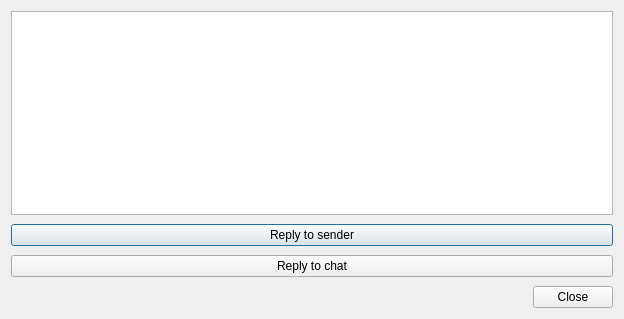
<?xml version="1.0" encoding="UTF-8"?>
<ui version="4.0">
 <class>TransactionDescDialog</class>
 <widget class="QDialog" name="TransactionDescDialog">
  <property name="geometry">
   <rect>
    <x>0</x>
    <y>0</y>
    <width>620</width>
    <height>319</height>
   </rect>
  </property>
  <property name="windowTitle">
   <string>Transaction details</string>
  </property>
  <layout class="QVBoxLayout" name="verticalLayout">
   <property name="spacing">
    <number>9</number>
   </property>
   <item>
    <widget class="QTextEdit" name="detailText">
     <property name="toolTip">
      <string>This pane shows a detailed description of the transaction</string>
     </property>
     <property name="readOnly">
      <bool>true</bool>
     </property>
    </widget>
   </item>
   <item>
    <widget class="QPushButton" name="replyToSenderPushButton">
     <property name="text">
      <string>Reply to sender</string>
     </property>
    </widget>
   </item>
   <item>
    <widget class="QPushButton" name="replyToChatPushButton">
     <property name="text">
      <string>Reply to chat</string>
     </property>
    </widget>
   </item>
   <item>
    <widget class="QDialogButtonBox" name="buttonBox">
     <property name="minimumSize">
      <size>
       <width>602</width>
       <height>0</height>
      </size>
     </property>
     <property name="orientation">
      <enum>Qt::Horizontal</enum>
     </property>
     <property name="standardButtons">
      <set>QDialogButtonBox::Close</set>
     </property>
    </widget>
   </item>
  </layout>
 </widget>
 <resources/>
 <connections>
  <connection>
   <sender>buttonBox</sender>
   <signal>accepted()</signal>
   <receiver>TransactionDescDialog</receiver>
   <slot>accept()</slot>
   <hints>
    <hint type="sourcelabel">
     <x>20</x>
     <y>20</y>
    </hint>
    <hint type="destinationlabel">
     <x>20</x>
     <y>20</y>
    </hint>
   </hints>
  </connection>
  <connection>
   <sender>buttonBox</sender>
   <signal>rejected()</signal>
   <receiver>TransactionDescDialog</receiver>
   <slot>reject()</slot>
   <hints>
    <hint type="sourcelabel">
     <x>20</x>
     <y>20</y>
    </hint>
    <hint type="destinationlabel">
     <x>20</x>
     <y>20</y>
    </hint>
   </hints>
  </connection>
 </connections>
</ui>
